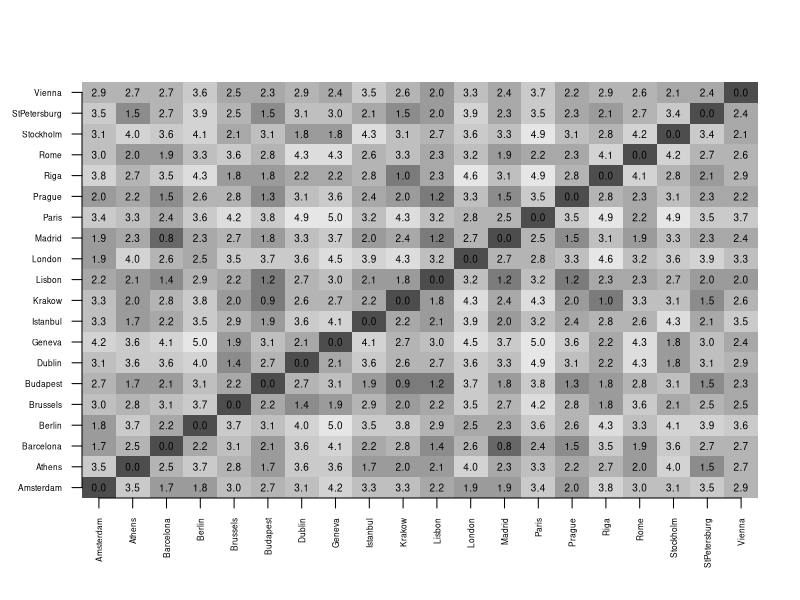
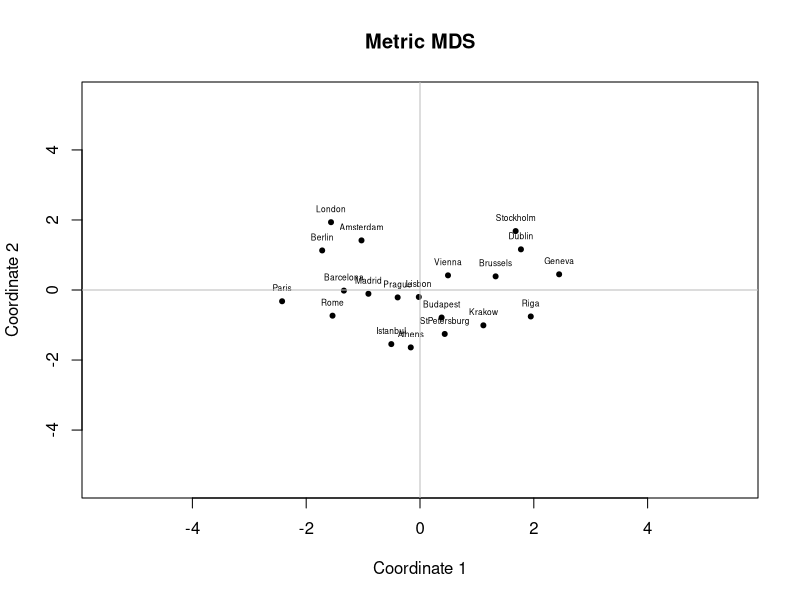
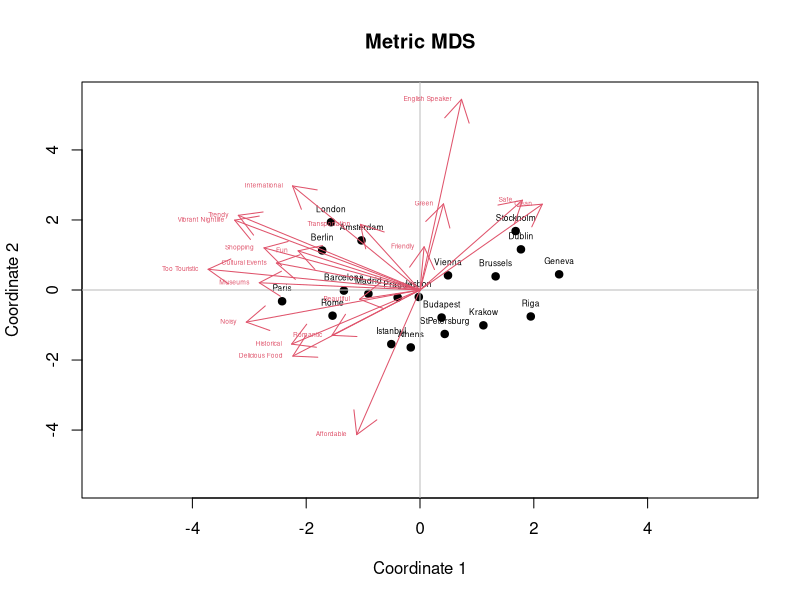
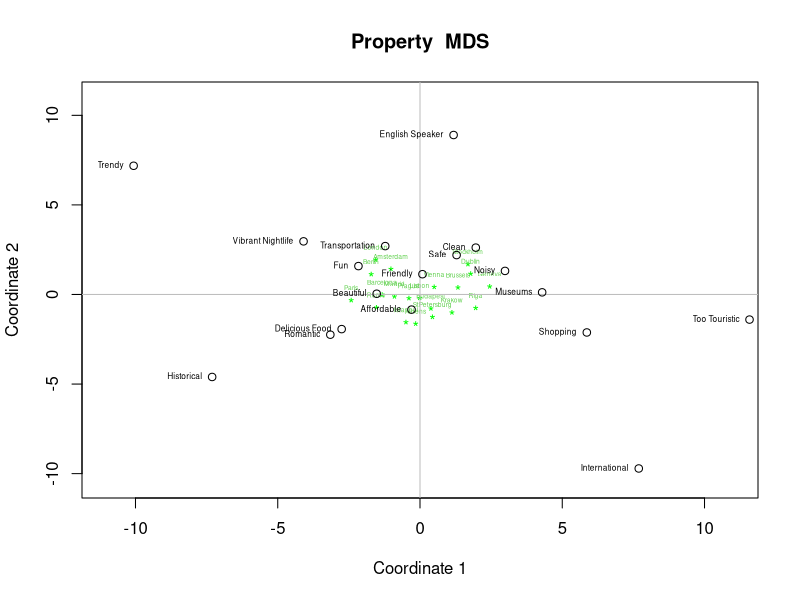
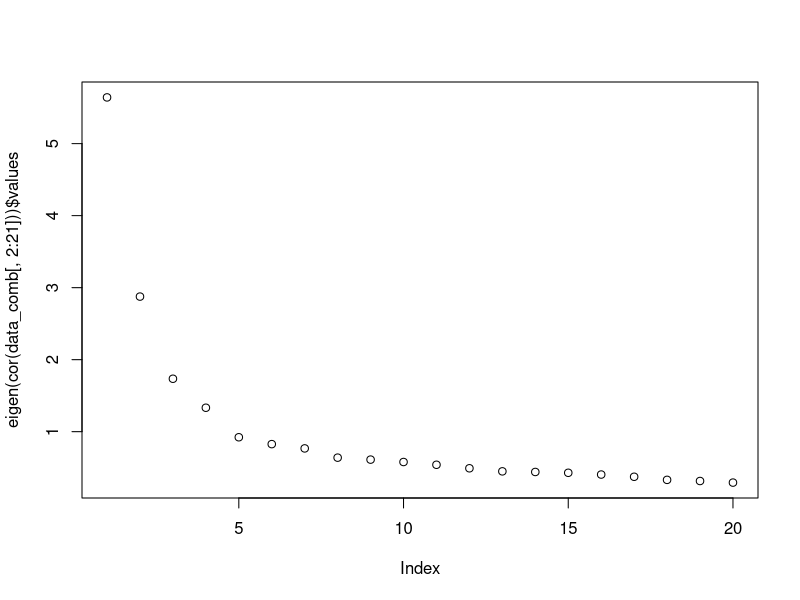
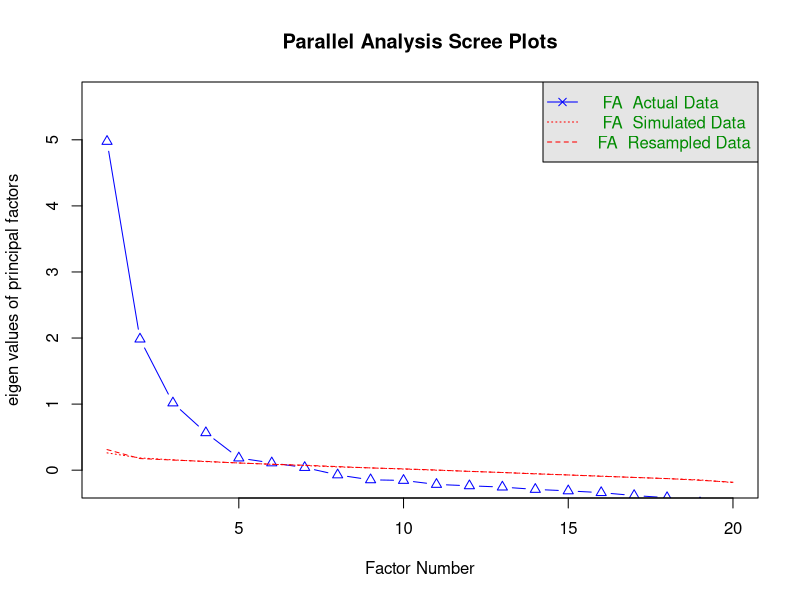
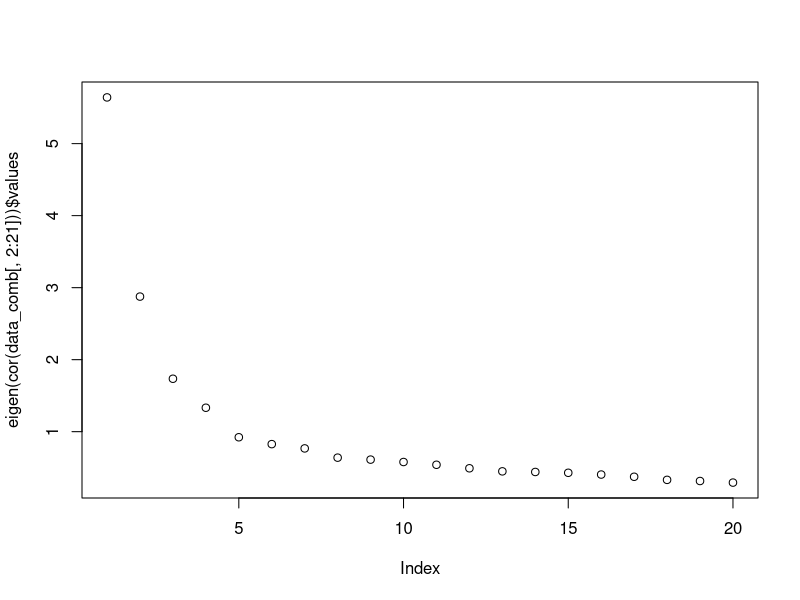
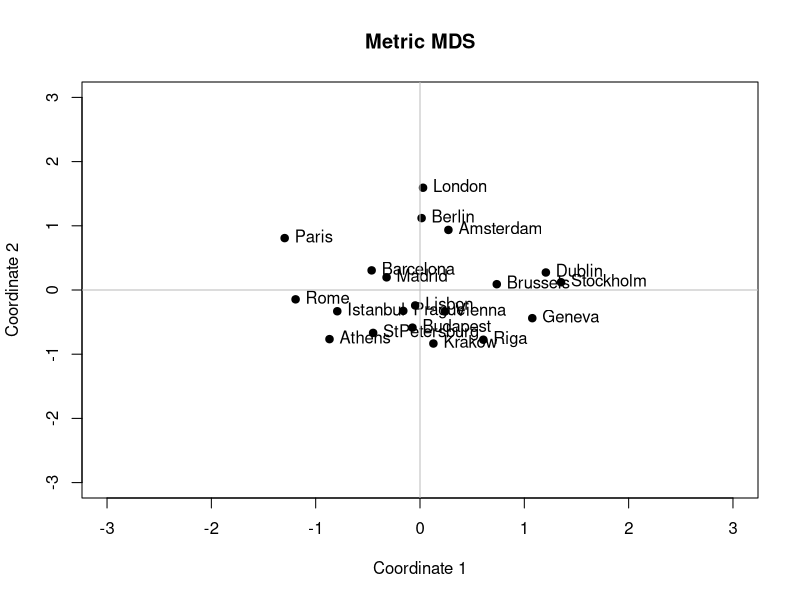

Here is the R script that generated these plots, in order:
getwd()
setwd("~/Caci17")
data <- read.csv("QuestionaireData_CityTrips.csv")
head(data)
#install.packages("R.utils")
#install.packages("corrplot")
#install.packages("GPArotation")
library(dplyr)
library(R.utils)
library(MASS)
library(psych)
library(corrplot)
library(GPArotation)

cities = c("Prague","Geneva","Paris","Stockholm","Brussels","London","Amsterdam",
           "Athens","Riga","Budapest","Dublin","Lisbon","Istanbul","Vienna","Rome","Barcelona",
           "Madrid","Berlin","Krakow","StPetersburg")
data_att <- data %>% dplyr:: select(Sample, ID, contains("Att"))
data_att

data_att$Sample <- as.factor(data_att$Sample)

prag <- data_att[data_att$Sample %in% c("1", "4", "5"), ]
prag <- prag %>% dplyr:: select(contains("Prague"))
prag <- cbind(City = "Prague", prag)
head(prag)

geneva <- data_att[data_att$Sample %in% c("1", "2", "3"), ]
geneva <- geneva %>% dplyr:: select(contains("Geneva"))
geneva <- cbind(City = "Geneva", geneva)
head(geneva)

paris <- data_att[data_att$Sample %in% c("1", "3", "4"), ]
paris <- paris %>% dplyr:: select(contains("Paris"))
paris <- cbind(City = "Paris", paris)
head(paris)

stockholm <- data_att[data_att$Sample %in% c("1", "2", "3"), ]
stockholm <- stockholm %>% dplyr:: select(contains("Stockholm"))
stockholm <- cbind(City = "Stockholm", stockholm)
head(stockholm)  

brussels <- data_att[data_att$Sample %in% c("1", "5", "6"), ]
brussels <- brussels %>% dplyr:: select(contains("Brussels"))
brussels <- cbind(City = "Brussels", brussels)
head(brussels)  

london <- data_att[data_att$Sample %in% c("1", "2", "3"), ]
london <- london %>% dplyr:: select(contains("London"))
london <- cbind(City = "London", london)
head(london) 

amsterdam <- data_att[data_att$Sample %in% c("2", "3", "8"), ]
amsterdam <- amsterdam %>% dplyr:: select(contains("Amsterdam"))
amsterdam <- cbind(City = "Amsterdam", amsterdam)
head(amsterdam) 

athens <- data_att[data_att$Sample %in% c("2", "3", "6"), ]
athens <- athens %>% dplyr:: select(contains("Athens"))
athens <- cbind(City = "Athens", athens)
head(athens) 

riga <- data_att[data_att$Sample %in% c("2", "4", "5"), ]
riga <- riga %>% dplyr:: select(contains("Riga"))
riga <- cbind(City = "Riga", riga)
head(riga)

budapest <- data_att[data_att$Sample %in% c("4", "9", "10"), ]
budapest <- budapest %>% dplyr:: select(contains("Budapest"))
budapest <- cbind(City = "Budapest", budapest)
head(budapest)

dublin <- data_att[data_att$Sample %in% c("4", "7", "10"), ]
dublin <- dublin %>% dplyr:: select(contains("Dublin"))
dublin <- cbind(City = "Dublin", dublin)
head(dublin)

lisbon <- data_att[data_att$Sample %in% c("4", "7", "9"), ]
lisbon <- lisbon %>% dplyr:: select(contains("Lisbon"))
lisbon <- cbind(City = "Lisbon", lisbon)
head(lisbon)

istanbul <- data_att[data_att$Sample %in% c("5", "8", "10"), ]
istanbul <- istanbul %>% dplyr:: select(contains("Istanbul"))
istanbul <- cbind(City = "Istanbul", istanbul)
head(istanbul)

vienna <- data_att[data_att$Sample %in% c("5", "8", "10"), ]
vienna <- vienna %>% dplyr:: select(contains("Vienna"))
vienna <- cbind(City = "Vienna", vienna)
head(vienna)

rome <- data_att[data_att$Sample %in% c("5", "7", "9"), ]
rome <- rome %>% dplyr:: select(contains("Rome"))
rome <- cbind(City = "Rome", rome)
head(rome)

barcelona <- data_att[data_att$Sample %in% c("6", "7", "10"), ]
barcelona <- barcelona %>% dplyr:: select(contains("Barcelona"))
barcelona <- cbind(City = "Barcelona", barcelona)
head(barcelona)

madrid <- data_att[data_att$Sample %in% c("6", "8", "9"), ]
madrid <- madrid %>% dplyr:: select(contains("Madrid"))
madrid <- cbind(City = "Madrid", madrid)
head(madrid)

berlin <- data_att[data_att$Sample %in% c("6", "7", "8"), ]
berlin <- berlin %>% dplyr:: select(contains("Berlin"))
berlin <- cbind(City = "Berlin", berlin)
head(berlin)

krakow <- data_att[data_att$Sample %in% c("6", "7", "9"), ]
krakow <- krakow %>% dplyr:: select(contains("Krakow"))
krakow <- cbind(City = "Krakow", krakow)
head(krakow)

st.petersburg <- data_att[data_att$Sample %in% c("8", "9", "10"), ]
st.petersburg <- st.petersburg %>% dplyr:: select(contains("StPetersburg"))
st.petersburg <- cbind(City = "StPetersburg", st.petersburg)
head(st.petersburg)

liste <- list(prag, geneva, paris, stockholm, amsterdam, st.petersburg, barcelona, budapest, brussels, berlin, 
              istanbul, athens, dublin, krakow, rome, london, riga, madrid, vienna, lisbon)

colnames <- sub('.*_', '', colnames(prag))
colnames  
colnames(prag) <- colnames
colnames(geneva) <- colnames
colnames(paris) <- colnames
colnames(stockholm) <- colnames
colnames(brussels) <- colnames
colnames(london) <- colnames
colnames(amsterdam) <- colnames
colnames(athens) <- colnames
colnames(riga) <- colnames
colnames(budapest) <- colnames
colnames(dublin) <- colnames
colnames(lisbon) <- colnames
colnames(istanbul) <- colnames
colnames(vienna) <- colnames
colnames(rome) <- colnames
colnames(barcelona) <- colnames
colnames(berlin) <- colnames
colnames(krakow) <- colnames
colnames(st.petersburg) <- colnames
colnames(madrid) <- colnames

data_comb <- rbind(prag, geneva, paris, stockholm, brussels, london, amsterdam, athens, riga, budapest,
                  dublin, lisbon, istanbul, vienna, rome, barcelona, berlin, krakow, st.petersburg, madrid) 

data_comb
colnames(data_comb) <- c("Group.1", "Friendly", "Historical", "Affordable", "Trendy", "Vibrant Nightlife", 
                        "Delicious Food", "Transportation", "Shopping", "Cultural Events", "Museums", 
                        "Clean", "Green", "International", "Too Touristic", "Fun", "Noisy", 
                        "Romantic", "Safe", "Beautiful", "English Speaker")


data_agg <-aggregate(data_comb[,-c(1)], by=list(data_comb$Group.1), mean, na.rm=TRUE)
data_agg
dist.df <- dist(data_agg[,-c(1)])
dist.df

dst <- data.matrix(dist.df)
dim <- ncol(dst)

# distance/similarity matrix grafik cizme
# Open a pdf file
# pdf("distanceMatrix.pdf") # bu kodu run ettikten sonra kapatmassan, grafik gozukmez R'de sadece dosyaya kaydeder
# eger grafigi gormek istiyosan bu kodu run etme!

# Create a plot
image(1:dim, 1:dim, dst, axes = FALSE, xlab="", ylab="", 
      col = gray.colors(12, start = 0.3, end = 0.9, gamma = 2.2, alpha = NULL))

axis(1, 1:dim, data_agg[1:20,1], cex.axis = 0.5, las=3)
axis(2, 1:dim, data_agg[1:20,1], cex.axis = 0.5, las=1)
text(expand.grid(1:dim, 1:dim), sprintf("%0.1f", dst), cex=0.6)

# Close the pdf file
# dev.off() 

?cmdscale

fit <- cmdscale(dist.df, k = 2) #izdusum
fit

x <- fit[,1]
y <- fit[,2]
#pdf("metrics_MDS.pdf")
plot(x, y, xlab = "Coordinate 1", ylab = "Coordinate 2", main = "Metric MDS", 
     pch = 20, ylim = c(-5.5, 5.5), xlim = c(-5.5, 5.5))
text(x, y, labels = data_agg$Group.1, cex = 0.5, pos = 3)
abline(h = 0, v = 0, col = "grey")
#dev.off()

summary(lm(data_agg[,2]~-1+fit))

print("asena")

# Property fitting
data_agg$x <- x
data_agg$y <- y
data_agg


head(data_agg)

profit <- lm(cbind(Friendly, Historical, Affordable, Trendy, `Vibrant Nightlife`, 
                   `Delicious Food`, Transportation, Shopping, `Cultural Events`, Museums, 
                   Clean, Green, International, `Too Touristic`, Fun, Noisy, 
                   Romantic, Safe, Beautiful, `English Speaker`)
             ~ -1 +  x + y, data = data_agg)
summary(profit)
coef(profit)
str(profit)

#pdf("Property_Fitting_xy.pdf")
plot(x, y, xlab = "Coordinate 1", ylab = "Coordinate 2", main = "Metric MDS", 
     pch = 19, ylim = c(-5.5, 5.5), xlim = c(-5.5, 5.5))
text(x, y, labels = data_agg$Group.1, cex = 0.5, pos = 3)
abline(h = 0, v = 0, col = "grey")
arrows(x0 = c(0, 0, 0), y0 = c(0, 0, 0), 
       x1 = coef(profit)[1, ]*10, y1 = coef(profit)[2, ]*10, col = 2, lwd = 1)
text(t(coef(profit)*10), colnames(coef(profit)*10), cex=0.4, col = 2, pos = c(2,2))
#dev.off()

#Property Fitting with ideal points
data_agg$q <- x*x+y*y

profit_q <- lm(cbind(Friendly, Historical, Affordable, Trendy, `Vibrant Nightlife`, 
                   `Delicious Food`, Transportation, Shopping, `Cultural Events`, Museums, 
                   Clean, Green, International, `Too Touristic`, Fun, Noisy, 
                   Romantic, Safe, Beautiful, `English Speaker`)
             ~ 1 +  x + y + q, data = data_agg)
summary(profit_q)

coef<-coef(profit_q)
coef
coef[2,]<-coef[2,]/(-2*coef[4,])
coef[3,]<-coef[3,]/(-2*coef[4,])

# pdf("Property_Fitting_xy_q.pdf")
plot(x, y, xlab = "Coordinate 1", ylab = "Coordinate 2", main = "Property  MDS", 
     pch = "*", ylim = c(-10.5, 11), xlim = c(-11, 11), col = "green")
text(x, y, labels = data_agg$Group.1, cex = 0.4, pos = 3, col = 3)
abline(h = 0, v = 0, col = "grey")
points(x = coef[2, ], y = coef[3, ], col = 1)
text(x= coef[2, ], y = coef[3, ], labels = colnames(coef), cex = 0.5, pos = 2,col=1)
# dev.off()

#PCA
data_comb <- na.omit(data_comb)
eigen(cor(data_comb[,2:21]))$values
plot(eigen(cor(data_comb[,2:21]))$values)
data_comb
a.pca<-principal(data_comb[,2:21],nfactors=4, rotate ="varimax")
a.pca
head(a.pca$scores)
head(data_comb)
aggregate(a.pca$scores, by=list(data_comb$Group.1), mean, na.rm=TRUE) # compute aggregate component score for cities
t(a.pca$scores)%*%a.pca$scores/(nrow(data_comb[,2:21])-1) # show that factors are uncorrelated

# Factor Analysis
#### finding the optimal number of factors
#pdf("Parallel_Analysis_Scree_Plots.pdf")
parallel <- fa.parallel(data_comb[,2:21], fm = 'minres', fa = 'fa')
parallel
#dev.off()

# Eigenvalue
eigen(cor(data_comb[,2:21]))$values
plot(eigen(cor(data_comb[,2:21]))$values)

# for obselete a.fa<-fa(data_comb[,2:21],nfactors = 6,rotate = "oblimin",fm="minres")
a.fa<-fa(data_comb[,2:21],method=mle,scores='tenBerge',
         nfactors=6, rotate ="varimax")
a.fa
print(a.fa$loadings,cutoff = 0.34 )
#capture.output(print(a.fa$loadings,cutoff = 0.281 ), file = "FAComponents_Cutoff.txt")

t(a.fa$scores)%*%a.fa$scores/(nrow(data_comb[,2:21])-1) # show that factors are uncorrelated
#capture.output(print(t(a.fa$scores)%*%a.fa$scores/(nrow(data_comb[,2:21])-1)), file = "t_scores_factor.txt")

hscores<-aggregate(a.fa$scores, by=list(data_comb$Group.1),mean, na.rm=TRUE)
hscores

dist.factor <- dist(hscores[,-c(1)])
dist.factor

fit.factor <- cmdscale(dist.factor, k = 2) #izdusum
fit.factor

x.factor <- fit.factor[,1]
y.factor <- fit.factor[,2]

plot(x.factor, y.factor, xlab = "Coordinate 1", ylab = "Coordinate 2", main = "Metric MDS", 
     pch = 19, ylim = c(-3, 3), xlim = c(-3, 3))
text(x.factor, y.factor, labels = hscores[,1], cex = 1, pos = 4)
abline(h = 0, v = 0, col = "grey")

colnames_hscores <- c("Attributes", "Active City Life/Fun", "Secure/Green Areas",
                      "Culture/History", "Romance/Beauty", "Affordability", "Crowd/Noise")
colnames(hscores) <- colnames_hscores
hscores

hscores$x.factor <- x.factor
hscores$y.factor <- y.factor
hscores

profit.factor <- lm(cbind(`Active City Life/Fun`, `Secure/Green Areas`,
                          `Culture/History`, `Romance/Beauty`, `Affordability`, `Crowd/Noise`)
             ~ -1 +  x.factor + y.factor, data = hscores)
summary(profit.factor)
coef(profit.factor)
str(profit.factor)

#pdf("Factor_Analysis_xy.pdf")
plot(x.factor, y.factor, xlab = "Coordinate 1", ylab = "Coordinate 2", main = "Metric MDS", 
     pch = ".", ylim = c(-4, 4), xlim = c(-4, 4))
text(x.factor, y.factor, labels = hscores$Attributes, cex = 0.5, pos = 3)
abline(h = 0, v = 0, col = "grey")
arrows(x0 = c(0, 0, 0), y0 = c(0, 0, 0), 
       x1 = coef(profit.factor)[1, ]*5, y1 = coef(profit.factor)[2, ]*5, col = 2, lwd = 1)
text(t(coef(profit.factor)*5), colnames(coef(profit.factor)*5), cex=0.4, col = 2, pos = c(3,2))
#dev.off()

#pdf("Factor_Diagram.pdf")
fa.diagram(a.fa)
#dev.off()




